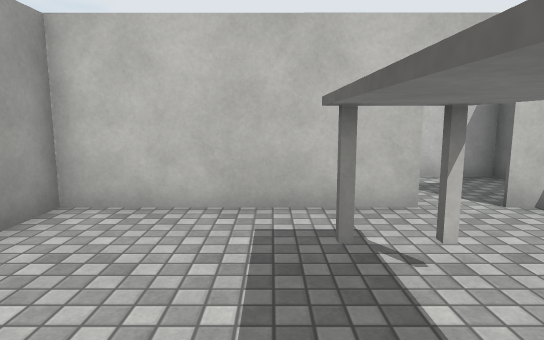
[1] (above)

12 first-person views from a walk through a 3-D level made in the Unity game engine. The camera is 1.4 m above the floor, tilts 8° down and sees 75° across. The floor is counted in squares, 1 m on a side. Each view is taken from the middle of a square. On the plan, view 1 faces up. The plan holds only what a view shows up to about 15 squares ahead; the rest is blank. The place goes on beyond the plan. The player is left out. Surface patterns are stand-ins for the level's own textures.

[2]
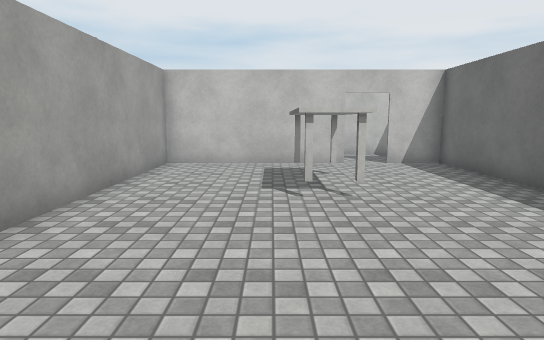

[3]
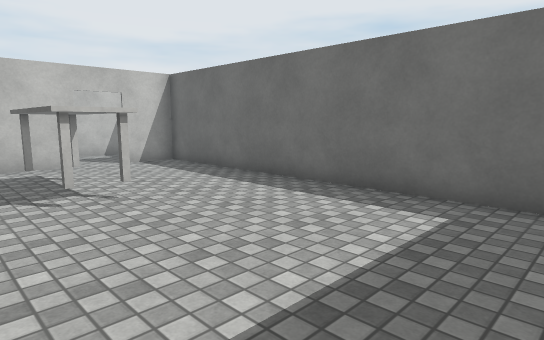

[4]
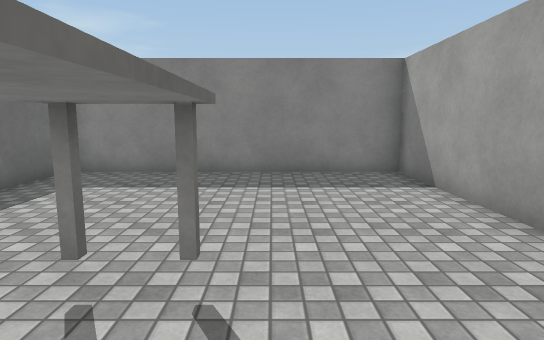

[5]
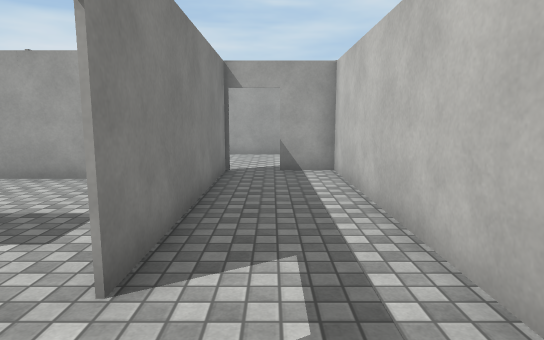

[6]
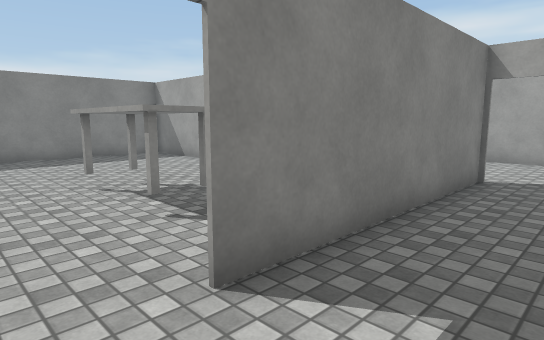

[7]
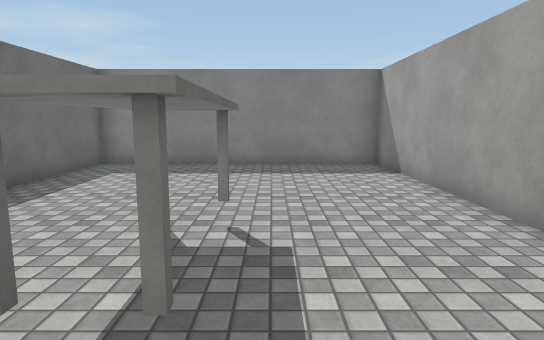

[8]
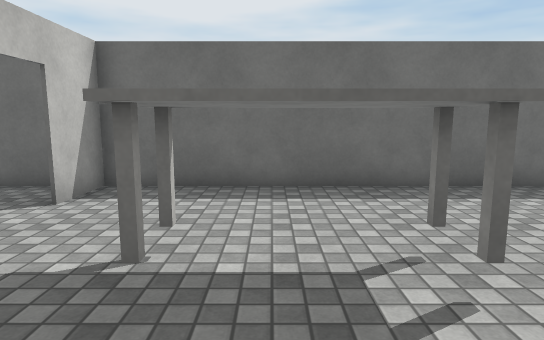

[9]
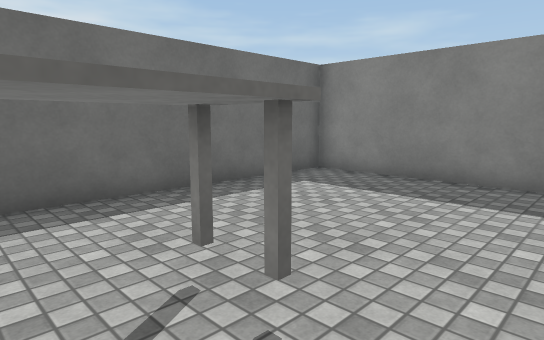

[10]
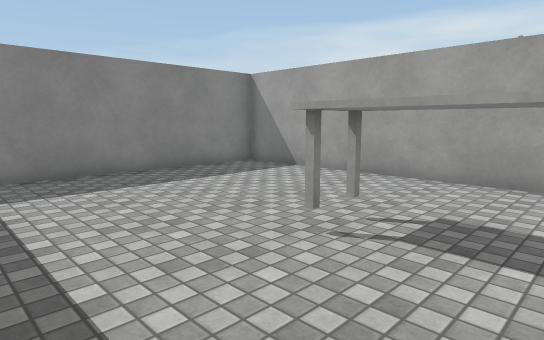

[11]
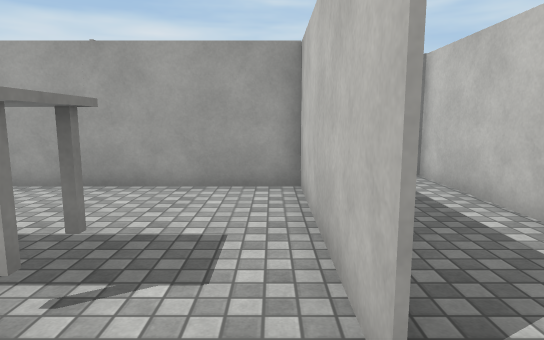

[12]
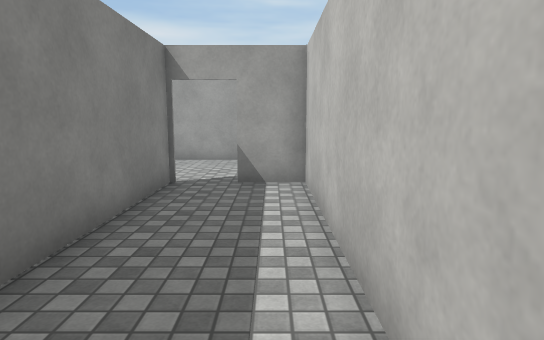

### Floor plan
Ten units are one square. View 1 is at (0, 0); x grows to the right and y downward. Boxes are objects, and circles mark ways between rooms. Rooms are numbered by the first view taken in them; rooms with no view inside come last. Other rooms are left out.
<svg viewBox="-65 -93 126 163">
<path fill="none" stroke="#000" d="M24 -56 -34 -56 -34 65 55 65 55 -61M56 -56 37 -56M-51 -57 24 -57M55 -61 55 -88 -49 -88 -49 -71"/>
<rect x="5" y="-35" width="20" height="40" fill="#bbb"><title>other object</title></rect>
<circle cx="30" cy="-60" r="3" fill="#2a7"/>
<text x="10" y="0">1</text>
<text x="0" y="-70">2</text>
</svg>
Room 1 opens to room 2.

Where each view was taken, in squares from view 1:
view 1: 0 up, 0 right, facing up
view 2: 6 down, 0 right, facing up
view 3: 6 down, 1 left, facing up-right
view 4: 3 up, 0 right, facing down
view 5: 7 up, 5 right, facing left
view 6: 8 up, 4 right, facing down-left
view 7: 5 up, 0 right, facing down
view 8: 2 up, 2 left, facing right
view 9: 2 up, 1 left, facing down-right
view 10: 3 up, 5 right, facing down-left
view 11: 5 up, 4 right, facing left
view 12: 8 up, 3 right, facing left
